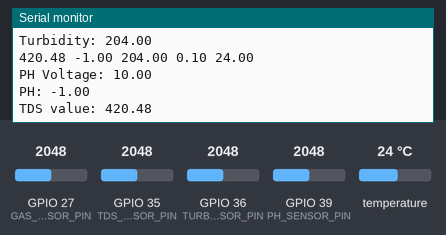
Bench run of a sketch on a simulated ESP32. On the bench: the last lines printed to the serial monitor. The inputs (shaded band) are chosen by the test bench; at power-on: GPIO 27 (GAS_SENSOR_PIN) = 2048, temperature 24 °C, GPIO 35 (TDS_SENSOR_PIN) = 2048, GPIO 39 (PH_SENSOR_PIN) = 2048, GPIO 36 (TURBIDITY_SENSOR_PIN) = 2048. WiFi joins after 1.5 s; servers stay silent unless stated; EEPROM starts erased; no MQTT or app messages arrive unless stated.

Above: at 2.8 s.
2.9 s: GPIO 27 (GAS_SENSOR_PIN) set to 122
5.6 s: temperature set to 12 °C
7.1 s: GPIO 35 (TDS_SENSOR_PIN) set to 2866
At 8.1 s:
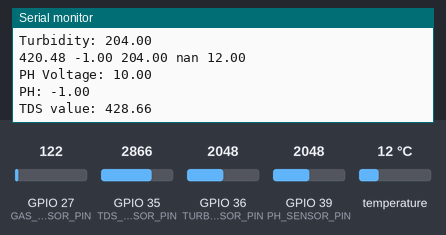
8.6 s: GPIO 39 (PH_SENSOR_PIN) set to 1989
At 9.8 s:
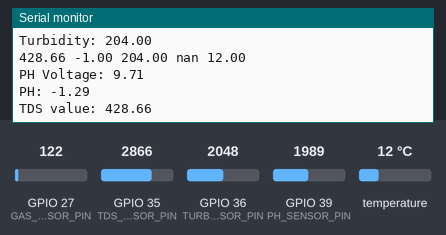
12.4 s: GPIO 36 (TURBIDITY_SENSOR_PIN) set to 2866
13.9 s: temperature set to 19 °C
Timing chart, 0 to 16.4 s (numbered marks = the images above; inputs shaded):
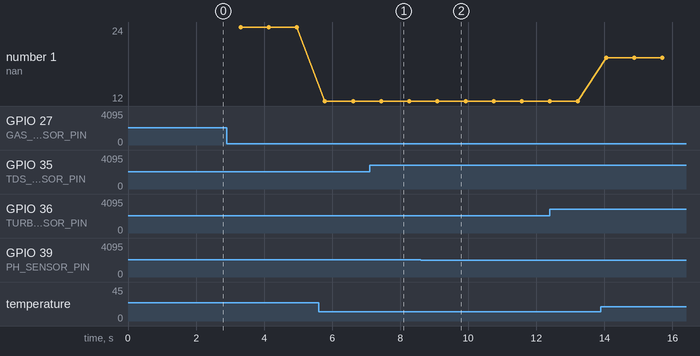

The sketch:

Arduino_IDE_Code.ino
```cpp
#include <OneWire.h>            // Library for DS18B20 temperature sensor
#include <DallasTemperature.h>  // Library for DS18B20 temperature sensor
#include <WiFi.h>
#include <PubSubClient.h>
#include <String.h>
#include <EEPROM.h>            // Library for reading/writing to EEPROM

// Define the pins for the sensors
#define PH_SENSOR_PIN 39 // Analog input pin for pH sensor
#define TDS_SENSOR_PIN 35        // Analog pin for SEN0244 TDS sensor
#define TEMPERATURE_SENSOR_PIN 4 // Digital pin for DS18B20 temperature sensor
#define GAS_SENSOR_PIN 27        // Analog pin for MQ137 gas sensor
#define TURBIDITY_SENSOR_PIN 36  // Analog pin for SEN0189 turbidity sensor


unsigned long int avgValue;  //Store the average value of the sensor feedback
int buf[10],temp;


//Other things
const char *ssid = "MYDESKTOP"; // Enter your WiFi name
const char *password = "kemonojihen";  // Enter WiFi password
const char *mqtt_server = "broker.hivemq.com";
const char *topic = "esp32/test/1222221";
const char *topictds = "esp32/test/1222221/tds";
const char *topicph = "esp32/test/1222221/ph";
const char *topictur = "esp32/test/1222221/tur";
const char *topicamm = "esp32/test/1222221/amm";
const char *topictemp = "esp32/test/1222221/temp";
const char *mqtt_username = "FishFarmingFYP";
const char *mqtt_password = "FishFarmingFYP";
const int mqtt_port = 1883;

WiFiClient espClient;
PubSubClient client(espClient);
String buff, buff1, buff2, buff3, buff4, buff5;
String TDS;
String TURBIDITY;
String PH;
String AMMONIA;
String TEMP;


// Calibration constants for pH sensor (adjust these according to your sensor)
float calibrationOffset = 0.0;
float calibrationFactor = 1.0;

// Calibration constant for TDS sensor (adjust this according to your sensor)
float tdsCalibrationValue = 1.0;
const float voltageConversionFactor = 5.0 / 1024.0; // Conversion factor for converting analog reading to voltage
const float tdsFactor = 0.5; // Conversion factor for converting voltage to TDS value


const float RL = 46.7;         // Load resistance (RL) value
const float m = -0.243;        // Slope of the calibration curve
const float b = 0.323;         // Y-intercept of the calibration curve
const float Ro = -9.73;        // Sensor resistance in clean air

// Setup the OneWire and DallasTemperature libraries for DS18B20 sensor
OneWire oneWire(TEMPERATURE_SENSOR_PIN);
DallasTemperature sensors(&oneWire);


void setup() {
  Serial.begin(9600);
  WiFi.begin(ssid, password);
 while (WiFi.status() != WL_CONNECTED) {
     Serial.println("Connecting to WiFi..");
 }
 Serial.println("Connected to the WiFi network");
 //connecting to a mqtt broker
 client.setServer(mqtt_server, mqtt_port);
 client.setCallback(callback);
 while (!client.connected()) {
     String client_id = "esp32-client-";
     client_id += String(WiFi.macAddress());
     Serial.printf("The client %s connects to the public mqtt broker\n", client_id.c_str());
     if (client.connect(client_id.c_str(), mqtt_username, mqtt_password)) {
         Serial.println("Public emqx mqtt broker connected");
     } else {
         Serial.print("failed with state ");
         Serial.print(client.state());
         delay(2000);
     }
 }
 EEPROM.get(0, calibrationOffset);
 EEPROM.get(sizeof(float), calibrationFactor);
}


void loop() {
  // Read ph value
  //float pHValue = readpH();
  int rawValue = analogRead(PH_SENSOR_PIN);

  // Convert the raw value to pH
  float voltage = rawValue * (5 / 1024.0);
  Serial.print("PH Voltage: ");
  Serial.println(voltage);
  float pHValue = voltage-11;
  // if(pHValue > 7.8){
  //   int temp = random(56, 60);
  //   pHValue = temp/100;
  // }
  Serial.print("PH: ");
  Serial.println(pHValue);
  //Read TDS Value
  //float tds = readTDS();
  int analogValue = analogRead(TDS_SENSOR_PIN);
  float voltage2 = analogValue ;
  float tdsValue = (voltage2/100) + 400;

  // if(tdsValue < 421){
  //   tdsValue = tdsValue - 300;
  // }

  Serial.print("TDS value: ");
  Serial.println(tdsValue);
  // Read the temperature value
  sensors.requestTemperatures();
  // Read the temperature value in Celsius
  float temperatureVal = sensors.getTempCByIndex(0);

  // Read the gas value
  int sensorValue = analogRead(GAS_SENSOR_PIN);
  float Rs = (1023.0 / sensorValue) - 1;
  float ammoniaConcentration = (RL * pow((Rs/Ro), m) - b) / 1000.0;

  // Read the turbidity value
  int rawValue2 = analogRead(TURBIDITY_SENSOR_PIN);
  Serial.print("Turbidity Voltage: ");
  Serial.println(rawValue2);
  float turbidity = rawValue2/10;
  Serial.print("Turbidity: ");
  Serial.println(turbidity);


  TDS = String(tdsValue);
  PH = String(pHValue);
  TURBIDITY = String(turbidity);
  AMMONIA = String(ammoniaConcentration);
  TEMP = String(temperatureVal);

  buff = TDS + String(" ") + PH + String(" ") + TURBIDITY + String(" ") + AMMONIA + String(" ") + TEMP;
  buff1 = TDS + String(" ");
  buff2 = PH + String(" ");
  buff3 = TURBIDITY + String(" ");
  buff4 = AMMONIA + String(" ");
  buff5 = TEMP + String(" ");
  Serial.println(buff);
  client.publish(topic,buff.c_str());
  client.publish(topictds,buff1.c_str());
  client.publish(topicph,buff2.c_str());
  client.publish(topictur,buff3.c_str());
  client.publish(topicamm,buff4.c_str());
  client.publish(topictemp,buff5.c_str());


}

// float readpH() {
//   int sensorValue = analogRead(PH_SENSOR_PIN);

//   // Convert sensor value to pH
//   float voltage = sensorValue * (5.0 / 1023.0);  // Convert sensor value to voltage (assuming 5V reference)
//   float pHValue = voltage;  // Convert voltage to pH (assuming pH 7 at 0V)

//   return pHValue;
// }

// float readTDS() {
//   int sensorValue = analogRead(TDS_SENSOR_PIN);

//   // Convert sensor value to TDS
//   float tdsValue = (sensorValue / calibrationFactor);

//   return tdsValue;
// }

// float readTemperature() {
//   // Request the temperature from the DS18B20 sensor


//   return temperature;
// }

// float readGas() {
//   // Read the raw analog value from the gas sensor
//   int sensorValue = analogRead(GAS_SENSOR_PIN);
//   float Rs = (1023.0 / sensorValue) - 1;
//   float ammoniaConcentration = (RL * pow((Rs/Ro), m) - b) / 1000.0;

//   return ammoniaConcentration;
// }

// float readTurbidity() {
//   // Read the raw analog value from the turbidity sensor
//   int rawValue = analogRead(TURBIDITY_SENSOR_PIN);

//   // Convert the raw value to turbidity
//   float turbidity = rawValue/100;

//   return turbidity;
// }


void callback(char *topic, byte *payload, unsigned int length) {
 Serial.print("Message arrived in topic: ");
 Serial.println(topic);
 Serial.print("Message:");
 for (int i = 0; i < length; i++) {
     Serial.print((char) payload[i]);
 }
 Serial.println();
 Serial.println("-----------------------");
}
```

Measured:
- after the input at 7.1 s, the serial monitor: prints a new line after 0.38 s (image 1)
- after the input at 8.6 s, the serial monitor: prints a new line after 0.51 s (image 2)
- plotted number 1: 24 → 12 after the input at 5.6 s, 12 → 19 after the input at 13.9 s
